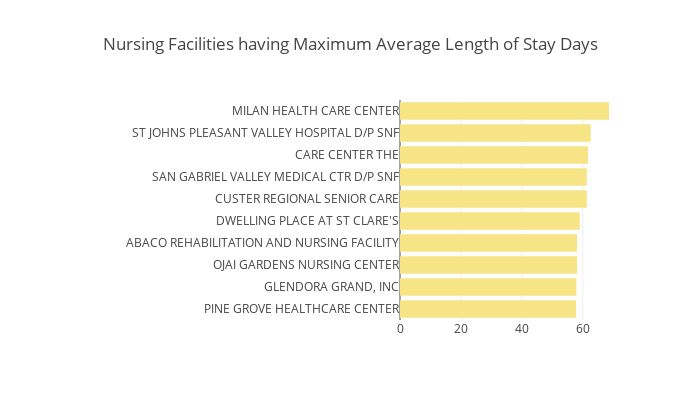

Notebook source saved alongside this figure:
### Code cell
# which facilities have highest stays count 

query1 = """SELECT
  facility_name, city, state, average_length_of_stays_days
FROM
  `bigquery-public-data.cms_medicare.nursing_facilities_2014`
ORDER BY
  average_length_of_stays_days DESC;
        """
response1 = medicare.query_to_pandas_safe(query1)

tempdf = response1.head(10)
y = list(reversed(list(tempdf.facility_name)))
x = list(reversed(list(tempdf.average_length_of_stays_days)))
trace1 = go.Bar(x=x, y=y, orientation="h", marker=dict(color='#f7e484'))
layout = dict(height=400, width=700, title='Nursing Facilities having Maximum Average Length of Stay Days', margin=dict(l=400))
data = [trace1]

fig = go.Figure(data=data, layout=layout)
iplot(fig, filename='stacked-bar')

### Figure 1 — Plotly figure (JSON) as saved in the notebook; plotly's stock layout.template omitted (floating-point values rounded to 4 significant figures)
{"data": [{"type": "bar", "x": [57.8, 57.9, 58.1, 58.1, 59, 61.3, 61.3, 61.7, 62.6, 68.6], "y": ["PINE GROVE HEALTHCARE CENTER", "GLENDORA GRAND, INC", "OJAI GARDENS NURSING CENTER", "ABACO REHABILITATION AND NURSING FACILITY", "DWELLING PLACE AT ST CLARE'S", "CUSTER REGIONAL SENIOR CARE", "SAN GABRIEL VALLEY MEDICAL CTR D/P SNF", "CARE CENTER THE", "ST JOHNS PLEASANT VALLEY HOSPITAL D/P SNF", "MILAN HEALTH CARE CENTER"], "orientation": "h", "marker": {"color": "#f7e484"}}], "layout": {"height": 400, "width": 700, "title": "Nursing Facilities having Maximum Average Length of Stay Days", "margin": {"l": 400}}}
